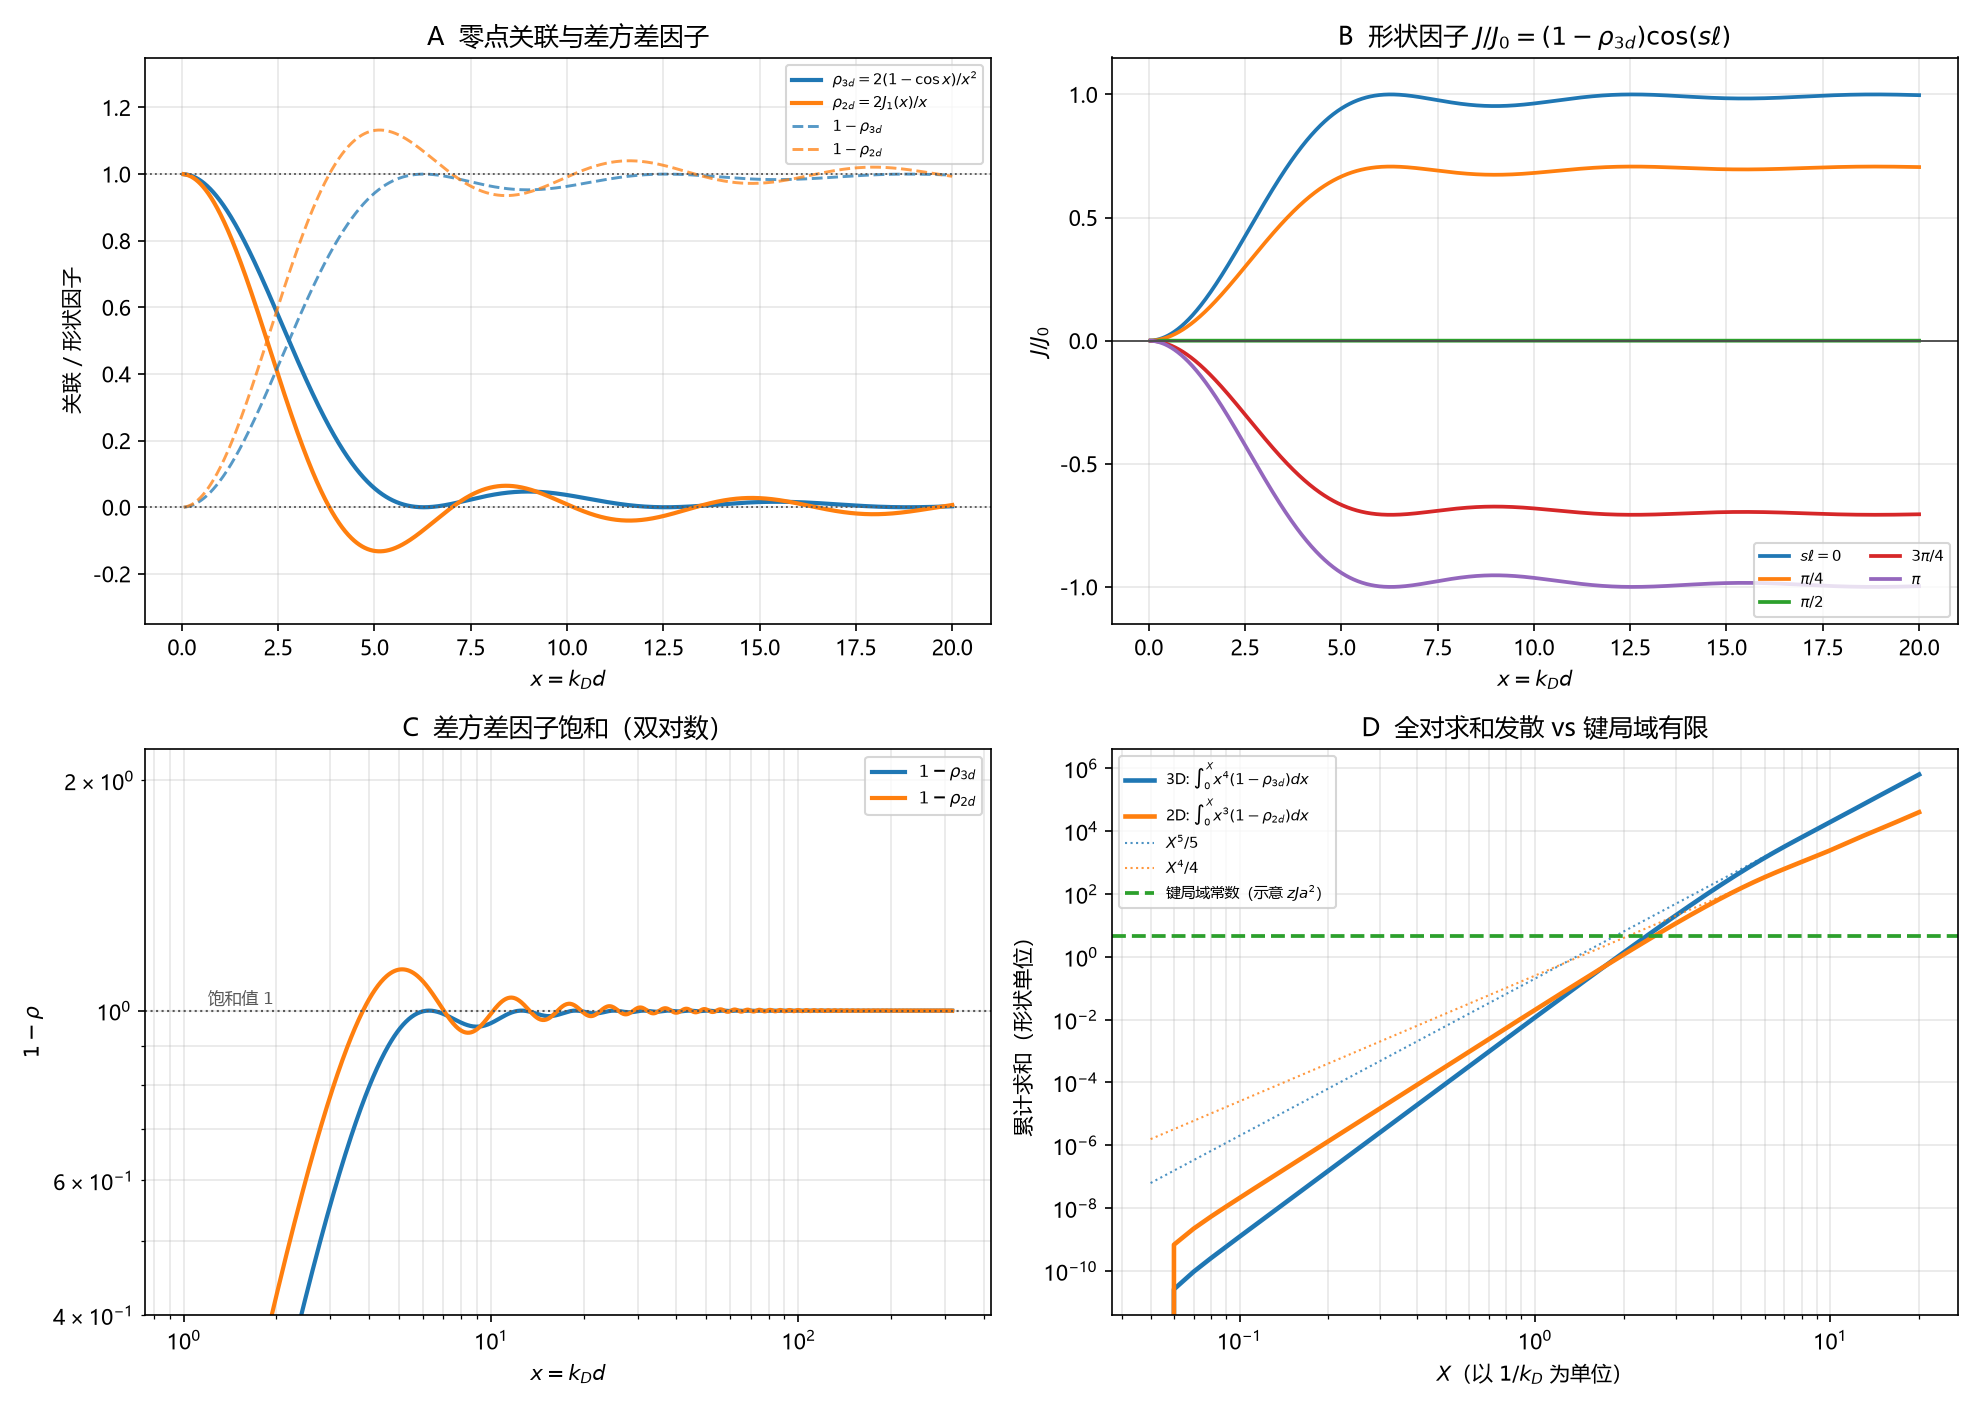

The script that saved this image:
# -*- coding: utf-8 -*-
"""
M6 键几何的数值核对（环 10）。

1. 3D Debye 关联 rho3d(x)=2(1-cos x)/x^2 与 2D rho2d(x)=2 J1(x)/x；
2. 形状因子 J/J0=(1-rho) cos(s*ell) 随 x 的多条曲线；
3. 尾部 1-rho -> 1（饱和）；
4. 全对求和 S(X)=int_0^X x^(d+1)(1-rho) dx 的增长（发散），对比键局域常数；
5. 小 x 斜率 1/12、1/8 与近邻值。

只用 numpy + matplotlib；J1 用积分表示，不依赖 scipy。
"""

import csv
import os

import numpy as np
import matplotlib
matplotlib.use("Agg")
import matplotlib.pyplot as plt

plt.rcParams["font.sans-serif"] = ["Microsoft YaHei", "SimHei", "DejaVu Sans"]
plt.rcParams["axes.unicode_minus"] = False

HERE = os.path.dirname(os.path.abspath(__file__))
OUT_PNG = os.path.join(HERE, "环10_M6键几何.png")
OUT_CSV = os.path.join(HERE, "环10_M6键几何.csv")


# ------------------------------------------------------------------ 关联函数
def rho3d(x):
    x = np.asarray(x, dtype=float)
    out = np.ones_like(x)
    nz = np.abs(x) > 1e-12
    out[nz] = 2.0 * (1.0 - np.cos(x[nz])) / x[nz] ** 2
    return out


def bessel_j1(x):
    """J1 的积分表示 J1(x) = (1/pi) int_0^pi cos(theta - x sin theta) dtheta。"""
    x = np.atleast_1d(np.asarray(x, dtype=float))
    th = np.linspace(0.0, np.pi, 4001)
    integrand = np.cos(th[None, :] - x[:, None] * np.sin(th)[None, :])
    return np.trapezoid(integrand, th, axis=1) / np.pi


def rho2d(x):
    x = np.atleast_1d(np.asarray(x, dtype=float))
    out = np.ones_like(x)
    nz = np.abs(x) > 1e-12
    out[nz] = 2.0 * bessel_j1(x[nz]) / x[nz]
    return out


# ------------------------------------------------------------------ 主程序
def main():
    rows = []

    # ---- 小 x 斜率
    for name, rho, target in [("3d", rho3d, 1.0 / 12.0), ("2d", rho2d, 1.0 / 8.0)]:
        for xv in (1e-3, 1e-2, 0.1):
            val = (1.0 - rho(np.array([xv]))[0]) / xv ** 2
            rows.append((f"small_x_{name}", xv, val, target, np.nan))
            print(f"{name}: x={xv:g}  (1-rho)/x^2={val:.6f}  target={target:.6f}")

    # ---- 近邻值
    x_sphere = (6.0 * np.pi ** 2) ** (1.0 / 3.0)
    for label, xv in [("sphere", x_sphere), ("zone", np.pi)]:
        r = rho3d(np.array([xv]))[0]
        rows.append((f"nn_{label}", xv, r, 1.0 - r, np.nan))
        print(f"NN {label}: x={xv:.5f}  rho={r:.5f}  1-rho={1.0-r:.5f}")

    # ---- 尾部
    for xv in (5.0, 10.0, 20.0, 50.0):
        rows.append(("tail_3d", xv, rho3d(np.array([xv]))[0], 1.0 - rho3d(np.array([xv]))[0], np.nan))
        rows.append(("tail_2d", xv, rho2d(np.array([xv]))[0], 1.0 - rho2d(np.array([xv]))[0], np.nan))
    print("tail 3d x=50: 1-rho =", 1.0 - rho3d(np.array([50.0]))[0])
    print("tail 2d x=50: 1-rho =", 1.0 - rho2d(np.array([50.0]))[0])

    # ---- 全对求和 S(X)
    xs = np.linspace(0.05, 20.0, 2000)
    f3 = xs ** 4 * (1.0 - rho3d(xs))
    f2 = xs ** 3 * (1.0 - rho2d(xs))
    S3 = np.concatenate([[0.0], np.cumsum(0.5 * (f3[1:] + f3[:-1]) * np.diff(xs))])
    S2 = np.concatenate([[0.0], np.cumsum(0.5 * (f2[1:] + f2[:-1]) * np.diff(xs))])
    for xv in (5.0, 10.0, 20.0):
        i = int(np.argmin(np.abs(xs - xv)))
        rows.append(("S3", xs[i], S3[i], xs[i] ** 5 / 5.0, np.nan))
        rows.append(("S2", xs[i], S2[i], xs[i] ** 4 / 4.0, np.nan))
    print(f"S3(20)={S3[-1]:.3f}  X^5/5={20**5/5:.3f}")
    print(f"S2(20)={S2[-1]:.3f}  X^4/4={20**4/4:.3f}")

    # ---- 写 CSV
    with open(OUT_CSV, "w", newline="", encoding="utf-8-sig") as f:
        wr = csv.writer(f)
        wr.writerow(["kind", "x", "y", "y_ref", "extra"])
        wr.writerows(rows)

    # ---- 画图
    fig, ax = plt.subplots(2, 2, figsize=(13.2, 9.4))

    # A: rho 与 1-rho
    xx = np.linspace(0.05, 20.0, 2000)
    ax[0, 0].plot(xx, rho3d(xx), lw=2.0, color="tab:blue", label=r"$\rho_{3d}=2(1-\cos x)/x^2$")
    ax[0, 0].plot(xx, rho2d(xx), lw=2.0, color="tab:orange", label=r"$\rho_{2d}=2J_1(x)/x$")
    ax[0, 0].plot(xx, 1.0 - rho3d(xx), lw=1.4, ls="--", color="tab:blue", alpha=0.75,
                  label=r"$1-\rho_{3d}$")
    ax[0, 0].plot(xx, 1.0 - rho2d(xx), lw=1.4, ls="--", color="tab:orange", alpha=0.75,
                  label=r"$1-\rho_{2d}$")
    ax[0, 0].axhline(1.0, color="0.35", lw=0.9, ls=":")
    ax[0, 0].axhline(0.0, color="0.35", lw=0.9, ls=":")
    ax[0, 0].set_xlabel(r"$x=k_D d$")
    ax[0, 0].set_ylabel("关联 / 形状因子")
    ax[0, 0].set_title("A  零点关联与差方差因子")
    ax[0, 0].set_ylim(-0.35, 1.35)
    ax[0, 0].legend(fontsize=7, loc="upper right")
    ax[0, 0].grid(alpha=0.3)

    # B: J/J0 随相位
    phases = [(0.0, r"$s\ell=0$"), (np.pi / 4, r"$\pi/4$"),
              (np.pi / 2, r"$\pi/2$"), (3 * np.pi / 4, r"$3\pi/4$"),
              (np.pi, r"$\pi$")]
    for ph, lab in phases:
        ax[0, 1].plot(xx, (1.0 - rho3d(xx)) * np.cos(ph), lw=1.8, label=lab)
    ax[0, 1].axhline(0.0, color="0.3", lw=0.9)
    ax[0, 1].set_xlabel(r"$x=k_D d$")
    ax[0, 1].set_ylabel(r"$J/J_0$")
    ax[0, 1].set_title(r"B  形状因子 $J/J_0=(1-\rho_{3d})\cos(s\ell)$")
    ax[0, 1].set_ylim(-1.15, 1.15)
    ax[0, 1].legend(fontsize=7, loc="lower right", ncol=2)
    ax[0, 1].grid(alpha=0.3)

    # C: 尾部 1-rho 双对数
    xt = np.logspace(0.0, 2.5, 800)
    ax[1, 0].loglog(xt, 1.0 - rho3d(xt), lw=2.0, color="tab:blue", label=r"$1-\rho_{3d}$")
    ax[1, 0].loglog(xt, 1.0 - rho2d(xt), lw=2.0, color="tab:orange", label=r"$1-\rho_{2d}$")
    ax[1, 0].axhline(1.0, color="0.35", lw=1.0, ls=":")
    ax[1, 0].text(1.2, 1.02, r"饱和值 $1$", fontsize=8, color="0.35")
    ax[1, 0].set_xlabel(r"$x=k_D d$")
    ax[1, 0].set_ylabel(r"$1-\rho$")
    ax[1, 0].set_title("C  差方差因子饱和（双对数）")
    ax[1, 0].set_ylim(0.4, 2.2)
    ax[1, 0].legend(fontsize=8)
    ax[1, 0].grid(alpha=0.3, which="both")

    # D: 全对求和 vs 键局域
    ax[1, 1].loglog(xs, S3, lw=2.2, color="tab:blue", label=r"3D: $\int_0^X x^4(1-\rho_{3d})dx$")
    ax[1, 1].loglog(xs, S2, lw=2.2, color="tab:orange", label=r"2D: $\int_0^X x^3(1-\rho_{2d})dx$")
    ax[1, 1].loglog(xs, xs ** 5 / 5.0, lw=1.0, ls=":", color="tab:blue", alpha=0.8,
                    label=r"$X^5/5$")
    ax[1, 1].loglog(xs, xs ** 4 / 4.0, lw=1.0, ls=":", color="tab:orange", alpha=0.8,
                    label=r"$X^4/4$")
    ax[1, 1].axhline(4.6, color="tab:green", lw=1.8, ls="--",
                     label="键局域常数（示意 $zJ a^2$）")
    ax[1, 1].set_xlabel(r"$X$（以 $1/k_D$ 为单位）")
    ax[1, 1].set_ylabel("累计求和（形状单位）")
    ax[1, 1].set_title("D  全对求和发散 vs 键局域有限")
    ax[1, 1].legend(fontsize=7, loc="upper left")
    ax[1, 1].grid(alpha=0.3, which="both")

    fig.tight_layout()
    fig.savefig(OUT_PNG, dpi=150)
    plt.close(fig)
    print("saved:", OUT_PNG)
    print("saved:", OUT_CSV)


if __name__ == "__main__":
    main()
